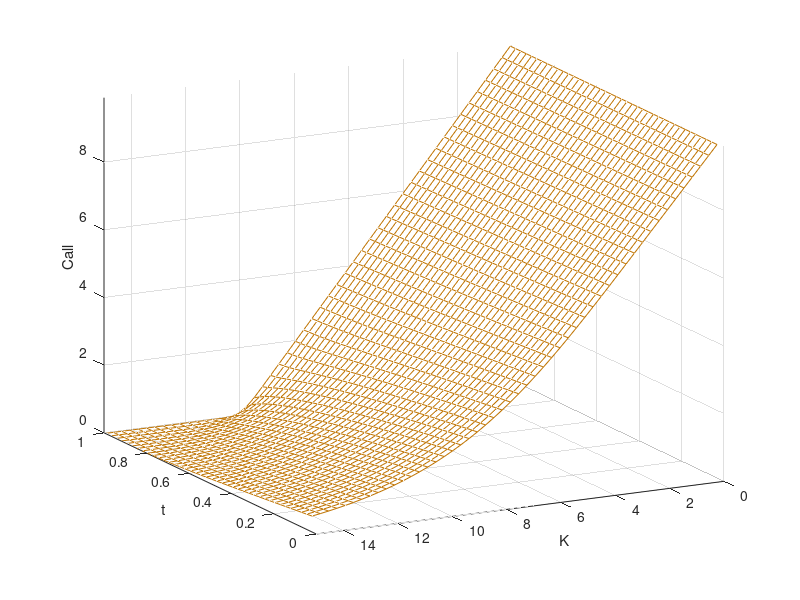
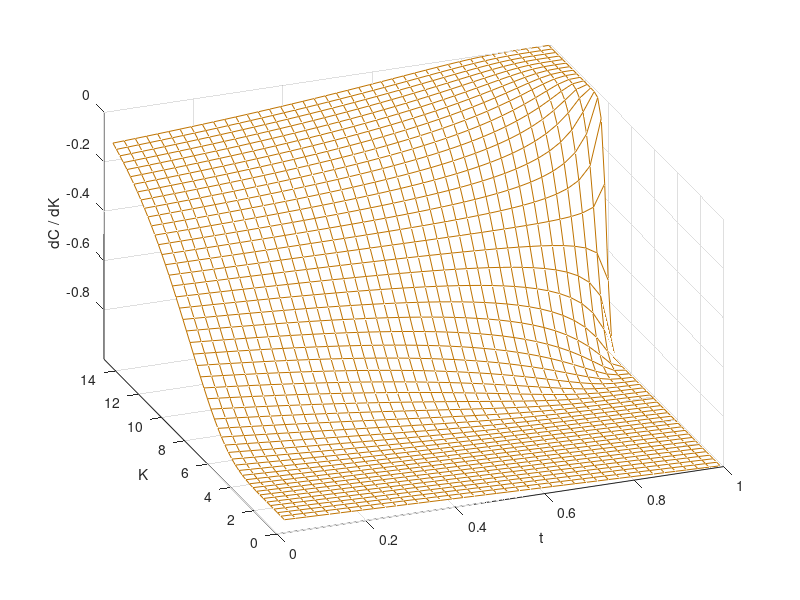
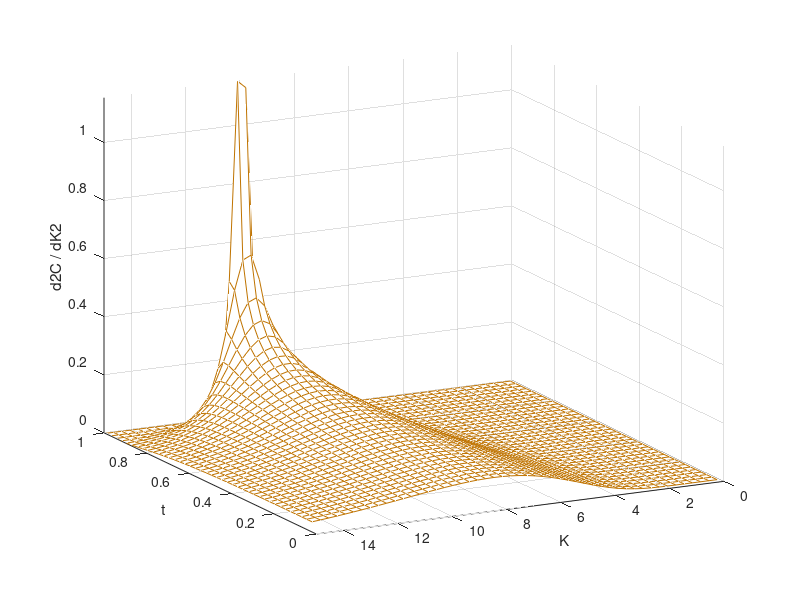

Here is the MATLAB script that generated these plots, in order:
function Call_dCdK_d2CdK2
clc; close all;

% Model settings

s0        = 10;
r         = 0.05;
sigma     = 0.4;
T         = 1.001;

% Prepare a few function pointers

CallOpt   = @(t,K)BS_Call_Option_Price('c',s0,K,sigma,t,T,r);
dCdKOpt   = @(t,K)dCdK(s0,K,sigma,t,T,r);
d2CdK2Opt = @(t,K)d2CdK2(s0,K,sigma,t,T,r);

% Grid for the stock values 

KGrid     = linspace(s0/100,1.5*s0,50);
timeGrid   = 0.02:0.025:T;

% Prepare empty matrices for storing the results

callOptM   = zeros(length(timeGrid),length(KGrid));
dCdKM      = zeros(length(timeGrid),length(KGrid));
d2CdK2M    = zeros(length(timeGrid),length(KGrid));
TM         = zeros(length(timeGrid),length(KGrid));
KM         = zeros(length(timeGrid),length(KGrid));

for i=1:length(timeGrid)
    TM(i,:)         = timeGrid(i)*ones(length(KGrid),1);
    KM(i,:)         = KGrid;
    callOptM(i,:)   = CallOpt(timeGrid(i),KGrid);
    dCdKM(i,:)      = dCdKOpt(timeGrid(i),KGrid);
    d2CdK2M(i,:)    = d2CdK2Opt(timeGrid(i),KGrid);
end

% Call option surface

figure1 = figure(1);
axes1 = axes('Parent',figure1);
hold(axes1,'on');

mesh(TM,KM,callOptM, 'edgecolor', [0.75,0.45,0])
grid on
hold on
axis([0    T       0  max(KGrid)       0  max(max(callOptM))])
xlabel('t')
ylabel('K')
zlabel('Call')
view(axes1,[-117.5 18.8]);

% dC / dK surface 

figure1 = figure(2);
axes1 = axes('Parent',figure1);
hold(axes1,'on');

mesh(TM,KM,dCdKM, 'edgecolor', [0.75,0.45,0])
grid on
hold on
axis([0    T       0  max(KGrid)       min(min(dCdKM))  0  ])
xlabel('t')
ylabel('K')
zlabel('dC / dK')
view(axes1,[-21.1 37.2]);

% d2CdK2 surface

figure1 = figure(3);
axes1 = axes('Parent',figure1);
hold(axes1,'on');

mesh(TM,KM,d2CdK2M, 'edgecolor', [0.75,0.45,0])
grid on
hold on
axis([0    T       0  max(KGrid)       0  max(max(d2CdK2M))])
xlabel('t')
ylabel('K')
zlabel('d2C / dK2')
view(axes1,[-117.5 18.8]);


% Black-Scholes call option price

function value = BS_Call_Option_Price(CP,S_0,K,sigma,t,T,r)
d1    = (log(S_0 ./ K) + (r + 0.5 * sigma.^2) * (T-t)) ./ (sigma * sqrt(T-t));
d2    = d1 - sigma * sqrt(T-t);
if lower(CP) == 'c' || lower(CP) == 1
    value = normcdf(d1) .* S_0 - normcdf(d2) .* K * exp(-r * (T-t));
elseif lower(CP) == 'p' || lower(CP) == -1
    value = normcdf(-d2) .* K*exp(-r*(T-t)) - normcdf(-d1).*S_0;
end

function value = dCdK(S_0,K,sigma,t,T,r)
c = @(k)BS_Call_Option_Price('c',S_0,k,sigma,t,T,r);
dK = 0.0001;
value = (c(K+dK)-c(K-dK))/(2.0*dK);

function value = d2CdK2(S_0,K,sigma,t,T,r)
dCdK_ = @(k)dCdK(S_0,k,sigma,t,T,r);
dK = 0.0001;
value = (dCdK_(K+dK)-dCdK_(K-dK))/(2.0*dK);
